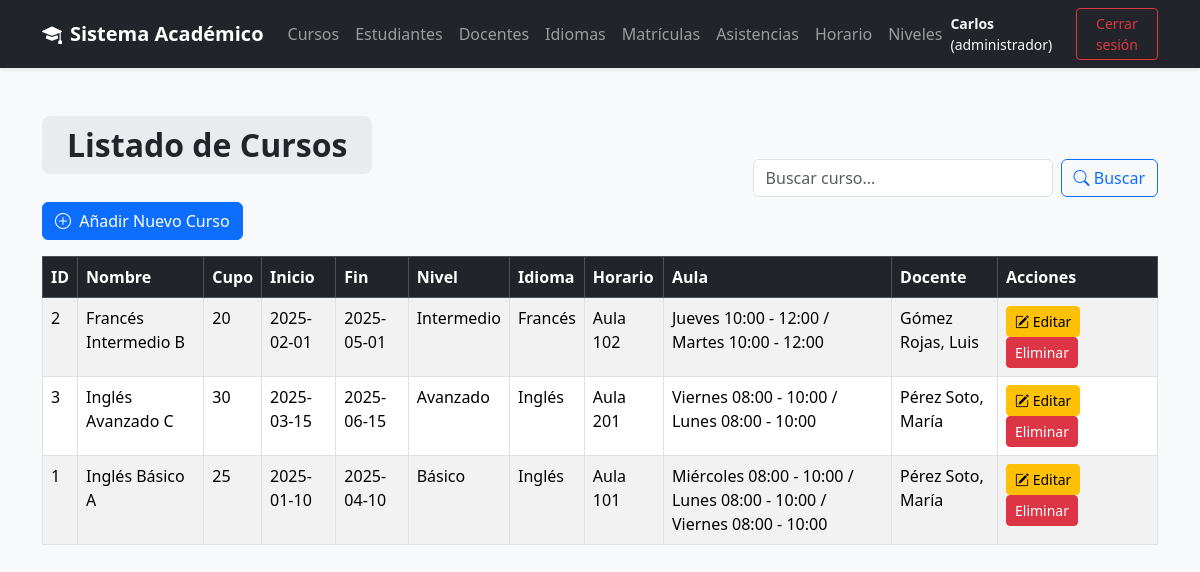
Page /views/curso/listar.php (signed in) on the earlier database version.
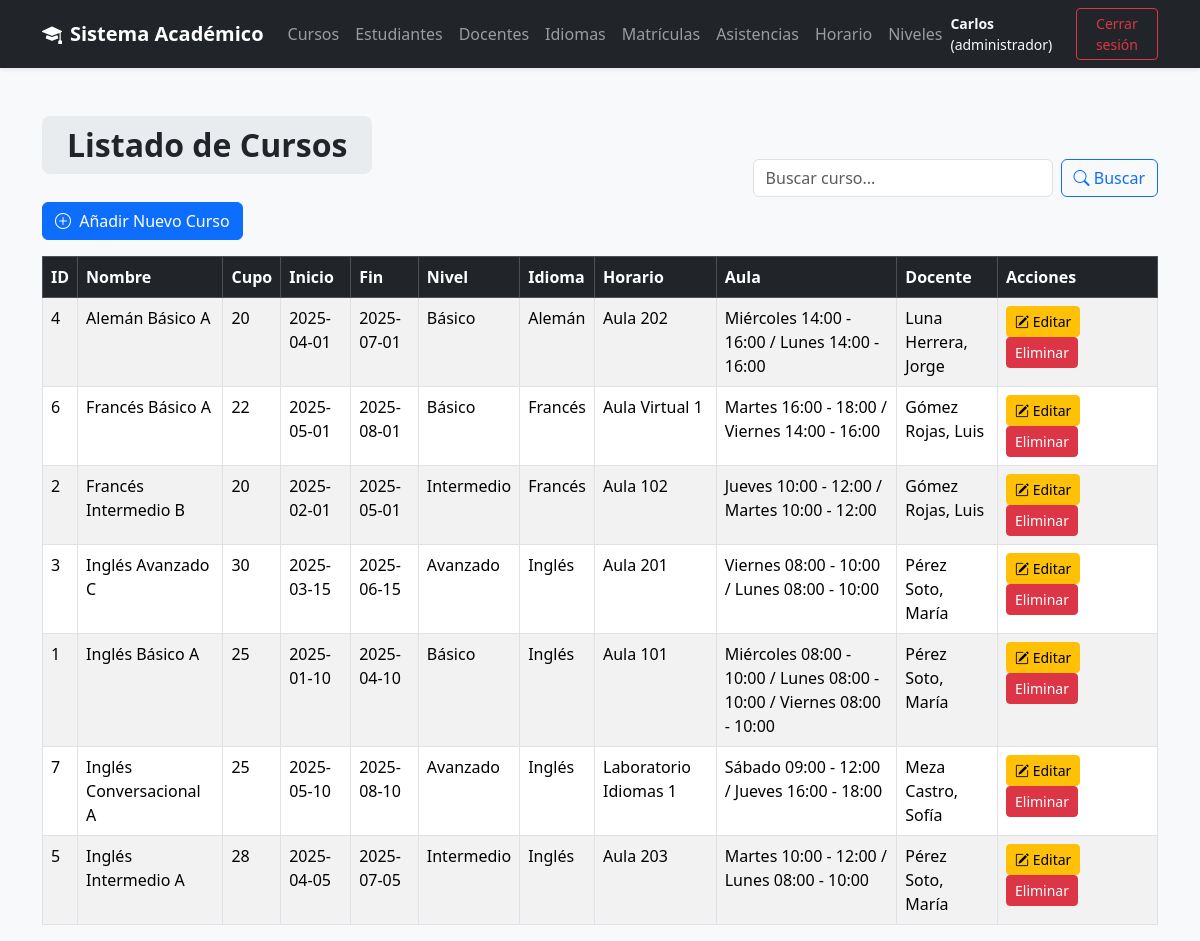
Same page on the later database version.
### tables this page shows
CREATE TABLE Curso (
    idCurso INT AUTO_INCREMENT PRIMARY KEY,
    nombre VARCHAR(120) NOT NULL,
    cupoMaximo INT NOT NULL,
    fechaInicio DATE NOT NULL,
    fechaFin DATE NOT NULL,
    idNivel INT NOT NULL,
    idIdioma INT NOT NULL,
    idAula INT NOT NULL,
    codigoDocente INT NOT NULL,
    FOREIGN KEY (idNivel) REFERENCES Nivel(idNivel) ON DELETE CASCADE,
    FOREIGN KEY (idIdioma) REFERENCES Idioma(idIdioma) ON DELETE CASCADE,
    FOREIGN KEY (idAula) REFERENCES Aula(idAula) ON DELETE CASCADE,
    FOREIGN KEY (codigoDocente) REFERENCES Docente(codigoDocente) ON DELETE CASCADE
);

CREATE TABLE Nivel (
    idNivel INT AUTO_INCREMENT PRIMARY KEY,
    nombre VARCHAR(100) NOT NULL
);

CREATE TABLE Idioma (
    idIdioma INT AUTO_INCREMENT PRIMARY KEY,
    nombre VARCHAR(100) NOT NULL
);

CREATE TABLE Aula (
    idAula INT AUTO_INCREMENT PRIMARY KEY,
    nombre VARCHAR(100) NOT NULL,
    capacidad INT NOT NULL
);

### models/Curso.php (called while the page is built, shortened)
<?php
require_once __DIR__ . '/../config/conexion.php';
class Curso {
    private $conn;
    public function __construct() {
        $conexion = new Conexion();
        $this->conn = $conexion->iniciar();
    }
public function listar() {
    try {
        $sql = "SELECT
                    c.idCurso,
                    c.nombre,
                    c.cupoMaximo,
                    c.fechaInicio,
                    c.fechaFin,
                    n.nombre AS nivel,
                    i.nombre AS idioma,
                    a.nombre AS aula,
                    CONCAT(u.apellidos, ', ', u.nombres) AS docente,
                    GROUP_CONCAT(
                        CONCAT(
                            h.diaSemana, ' ',
                            DATE_FORMAT(h.horaInicio, '%H:%i'),
                            ' - ',
                            DATE_FORMAT(h.horaFin, '%H:%i')
                        ) SEPARATOR ' / '
                    ) AS horario
                FROM Curso c
                INNER JOIN Nivel n ON c.idNivel = n.idNivel
                INNER JOIN Idioma i ON c.idIdioma = i.idIdioma
                INNER JOIN Aula a ON c.idAula = a.idAula
                INNER JOIN Docente d ON c.codigoDocente = d.codigoDocente
                INNER JOIN Usuario u ON u.idUsuario = d.idUsuario
                LEFT JOIN CursoHorario ch ON ch.idCurso = c.idCurso
                LEFT JOIN Horario h ON h.idHorario = ch.idHorario
                GROUP BY
                    c.idCurso,
                    c.nombre,
                    c.cupoMaximo,
                    c.fechaInicio,
                    c.fechaFin,
                    n.nombre,
                    i.nombre,
                    a.nombre,
                    docente
                ORDER BY c.nombre ASC";
        $stmt = $this->conn->prepare($sql);
        $stmt->execute();
        return $stmt->fetchAll(PDO::FETCH_ASSOC);
    } catch (Exception $e) {
        echo "Error al listar cursos: " . $e->getMessage();
        return [];
    }
}
}

### config/conexion.php (called while the page is built)
<?php
class Conexion {
    private $dsn;
    private $username;
    private $password;
    private $options;
    private $conexion;
    public function __construct(
        string $host = "localhost",
        string $dbname = "InstitutoIdiomas",
        string $username = "root",
        string $password = ""
    ) {
        $this->dsn = "mysql:host={$host};dbname={$dbname};charset=utf8mb4";
        $this->username = $username;
        $this->password = $password;
        $this->options = [PDO::ATTR_ERRMODE => PDO::ERRMODE_EXCEPTION];
    }
    public function iniciar(): ?PDO {
        try {
            if ($this->conexion === null) {
                $this->conexion = new PDO(
                    $this->dsn,
                    $this->username,
                    $this->password,
                    $this->options
                );
            }
            return $this->conexion;
        } catch (PDOException $e) {
            throw new Exception("Error en la conexión a la base de datos: " . $e->getMessage());
        }
    }
}

### views/curso/listar.php (the view, shortened to what the changed rows need)
<?php
require_once '../../models/Curso.php';
$curso = new Curso();
$resultado = $curso->listar();
$busqueda = isset($_GET["q"]) ? $_GET["q"] : "";
if ($busqueda != "") {
    $resultado = $curso->buscar($busqueda);
} else {
    $resultado = $curso->listar();
}
?>
<!DOCTYPE html>
<html lang="es">
<head>
    <link href="https://cdn.jsdelivr.net/npm/bootstrap@5.3.3/dist/css/bootstrap.min.css" rel="stylesheet">
    <link rel="stylesheet" href="https://cdn.jsdelivr.net/npm/bootstrap-icons@1.11.3/font/bootstrap-icons.min.css">
</head>
<body>
<?php require_once("../layout/header.php"); ?>
<div class="container mt-5">
    <div class="row align-items-center mb-3">
        <div class="col-md-6">
            <h2>
                <span class="title-box">Listado de Cursos</span>
            </h2>
        </div>
    </div>
    <div class="table-responsive">
        <table class="table table-bordered table-striped">
            <thead class="table-dark">
                <tr>
                    <th>ID</th>
                    <th>Nombre</th>
                    <th>Cupo</th>
                    <th>Inicio</th>
                    <th>Fin</th>
                    <th>Nivel</th>
                    <th>Idioma</th>
                    <th>Horario</th>
                    <th>Aula</th>
                    <th>Docente</th>
                    <th style="width: 160px;">Acciones</th>
                </tr>
            </thead>
            <tbody>
            <?php
            if ($resultado) {
                foreach ($resultado as $curso) {
            ?>
                <tr>
                    <td><?= $curso["idCurso"] ?></td>
                    <td><?= $curso["nombre"] ?></td>
                    <td><?= $curso["cupoMaximo"] ?></td>
                    <td><?= $curso["fechaInicio"] ?></td>
                    <td><?= $curso["fechaFin"] ?></td>
                    <td><?= $curso["nivel"] ?></td>
                    <td><?= $curso["idioma"] ?></td>
                    <td><?= $curso["aula"] ?></td>
                    <td><?= $curso["horario"] ?></td>
                    <td><?= $curso["docente"] ?></td>
                    <td>
                        <?php if ($_SESSION['perfil'] === 'administrador'): ?>
                            <a href="editar.php?id=<?= $curso['idCurso'] ?>" class="btn btn-warning btn-sm">
                                <i class="bi bi-pencil-square"></i> Editar
                            </a>
                            <a href="../../controllers/CursoController.php?action=eliminar&id=<?= $curso['idCurso'] ?>"
                            class="btn btn-danger btn-sm"
                            onclick="return confirm('¿Eliminar este curso?');">
                                Eliminar
                            </a>
                        <?php else: ?>
                            <span class="badge bg-secondary">Sin acciones</span>
                        <?php endif; ?>
                    </td>
                </tr>
            <?php
                }
            }
            ?>
            </tbody>
        </table>
    </div>
</div>
</body>
</html>

Differences in the rows shown:
added curso: idCurso "4", nombre "Alemán Básico A", cupoMaximo "20", fechaInicio "2025-04-01", fechaFin "2025-07-01", idNivel.nombre "Básico", idIdioma.nombre "Alemán", idAula.nombre "Aula 202", horario "Miércoles 14:00 - 16:00 / Lunes 14:00 - 16:00", docente "Luna Herrera, Jorge"
added curso: idCurso "6", nombre "Francés Básico A", cupoMaximo "22", fechaInicio "2025-05-01", fechaFin "2025-08-01", idNivel.nombre "Básico", idIdioma.nombre "Francés", idAula.nombre "Aula Virtual 1", horario "Martes 16:00 - 18:00 / Viernes 14:00 - 16:00", docente "Gómez Rojas, Luis"
added curso: idCurso "7", nombre "Inglés Conversacional A", cupoMaximo "25", fechaInicio "2025-05-10", fechaFin "2025-08-10", idNivel.nombre "Avanzado", idIdioma.nombre "Inglés", idAula.nombre "Laboratorio Idiomas 1", horario "Sábado 09:00 - 12:00 / Jueves 16:00 - 18:00", docente "Meza Castro, Sofía"
added curso: idCurso "5", nombre "Inglés Intermedio A", cupoMaximo "28", fechaInicio "2025-04-05", fechaFin "2025-07-05", idNivel.nombre "Intermedio", idIdioma.nombre "Inglés", idAula.nombre "Aula 203", horario "Martes 10:00 - 12:00 / Lunes 08:00 - 10:00", docente "Pérez Soto, María"
